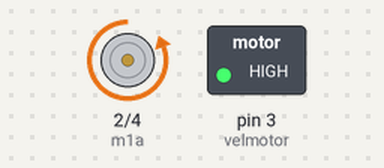
Recording of a sketch running on a simulated Arduino Uno, built with avr-gcc and run on an emulated ATmega328P. Shown: motor-driver pin pairs drawn as motors (green arrow = first pin HIGH = forward, orange = second pin HIGH = backward, longer = more drive), switched loads named in the sketch (green lamp = pin HIGH).

Above: at 2.5 s.
At 5.05 s:
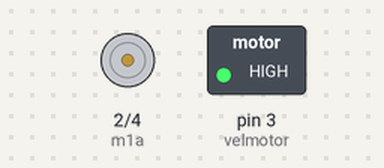
At 7.6 s:
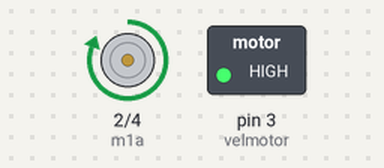
Timing chart, 0 to 13.1 s (numbered marks = the images above):
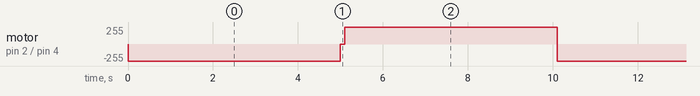

The sketch:

motor_dc_girando_nos_dois_sentidos.ino
```cpp
#define velmotor 3		// 'define' ligado na 'pwm' 3
#define m1a 2
#define m1b 4
#define tmp 5000

int vel = 255;		// variável xontém a veloçidade do motor

void setup() {		// configurações iniçiais
  pinMode(velmotor, OUTPUT);
  pinMode(m1a, OUTPUT);
  pinMode(m1b, OUTPUT);

  digitalWrite(m1a,LOW);
  digitalWrite(m1b,LOW);
  analogWrite(velmotor,vel);
}

void loop() {
  vel=255;
  analogWrite(velmotor,vel);

  digitalWrite(m1a,LOW);
  digitalWrite(m1b,HIGH);
  delay(tmp);

  digitalWrite(m1a,LOW);		// parando o motor por um tempo muito pequeno
  digitalWrite(m1b,LOW);
  delay(100);

  digitalWrite(m1a,HIGH);		// trocando o sentido de giro
  digitalWrite(m1b,LOW);
  delay(tmp);

}
```

Measured:
- by itself, motor on pin 2 (m1a) / pin 4 (m1b): repeats every 10.1 s: stopped 0.10 s, forward 255/255 5.0 s, backward 255/255 5.0 s
